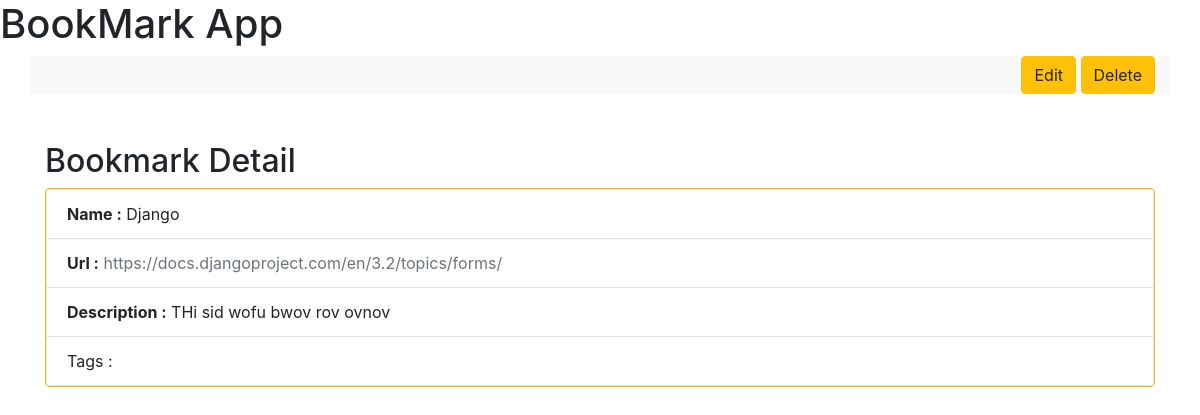
Screenshot of /bookmark-detail/4 with the database file from the repository.
### bookmarkApp/models.py (models this page shows, shortened)
class Bookmark(models.Model):
    name = models.CharField(max_length=500)
    url = models.URLField(max_length=200)
    description = models.TextField()
    tag = TaggableManager()
    folder = models.ForeignKey(Folder, on_delete=models.CASCADE)

### bookmarkApp/views.py (the view)
# urls.py: path('bookmark-detail/<int:pk>', views.BookmarkDetail.as_view(), name="bookmark-detail"),
class BookmarkDetail(DetailView):
    model = Bookmark

### bookmarkApp/templates/bookmarkApp/bookmark_detail.html (shortened to what this page needs)
{% extends 'base_generic.html' %}
{% block content %}
<div class="container">
    <div class="row">
        <div class="col-md-12 bg-light text-right">
            <a href="{% url 'bookmarkApp:edit-bookmark' bookmark.id %}"><button type="button" class="btn btn-warning">Edit</button></a>
            <a href="{% url 'bookmarkApp:delete-bookmark' bookmark.id %}"><button type="button" class="btn btn-warning">Delete</button></a>
        </div>
    </div>
</div>
<div class="container mx-auto my-5">
    <h2>Bookmark Detail</h2>
    <ul class="list-group border border-warning rounded" >
        <li class="list-group-item"> <b>Name :</b>   {{ bookmark.name }} </li>
        <li class="list-group-item">  <b>Url :</b> <a href="{{ bookmark.url }}" target="_blank" class="text-decoration-none text-secondary"> {{ bookmark.url }} </a> </li>
        <li class="list-group-item"> <b>Description :</b>   {{ bookmark.description }} </li>
        <li class="list-group-item"> Tags :
          </li>
    </ul>
</div>
{% endblock content %}

### rows the page displays
Bookmark: name "Django", url "https://docs.djangoproject.com/en/3.2/topics/forms/", description "THi sid wofu bwov rov ovnov"
